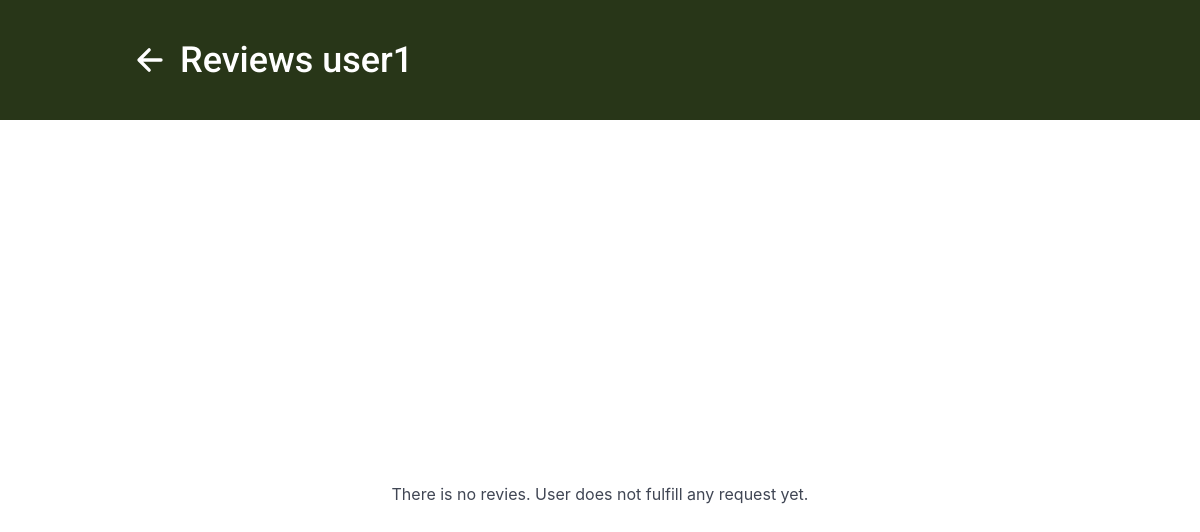
Before: /diyconn/reviews/5 with the older database file.
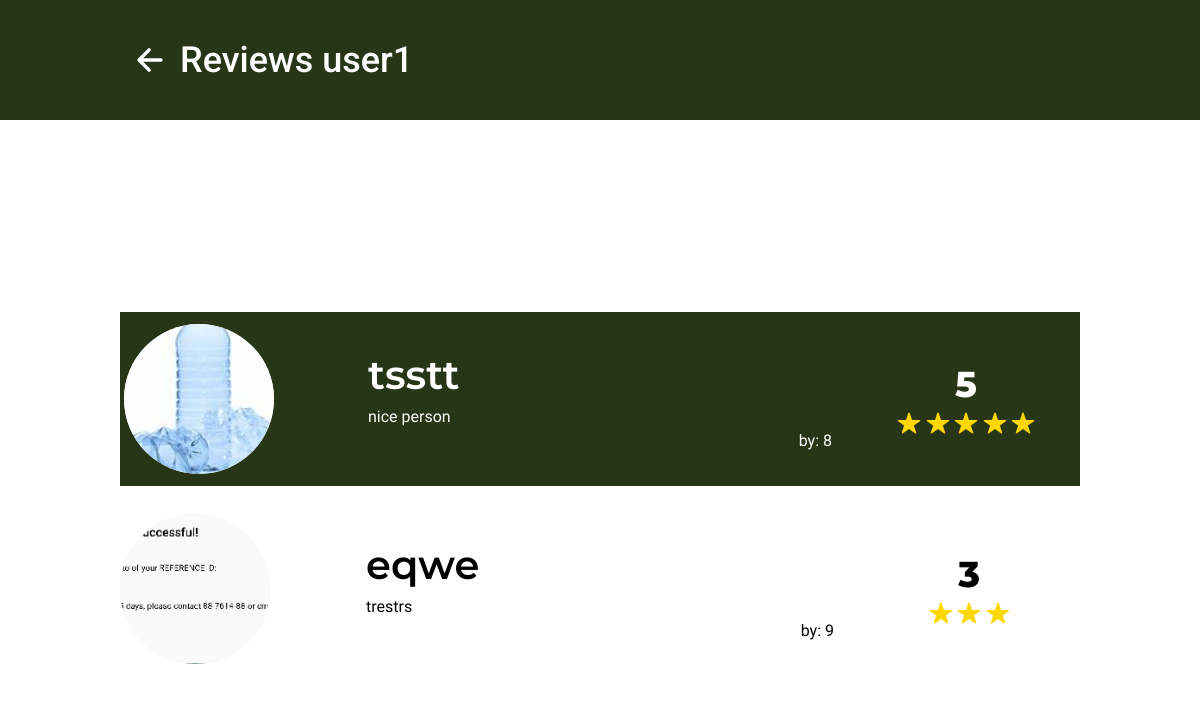
After: the same page with the newer database file.
### main/models.py (models this page shows, shortened)
class Review(models.Model):
    ID = models.AutoField(primary_key=True)
    post_title = models.TextField()
    USER_FULLFILL_REQUEST = models.ForeignKey(UserSites, on_delete=models.CASCADE, related_name='target_review_user')
    USER_RECIEVE_REQUEST= models.ForeignKey(UserSites, on_delete=models.CASCADE, related_name='fullfill_review_user')
    stars = models.IntegerField()
    comment = models.TextField()

class UserSites(AbstractBaseUser,PermissionsMixin,BaseUserManager):
    ID = models.AutoField(primary_key=True)
    first_name = models.CharField(max_length=255)
    last_name = models.CharField(max_length=255)
    email = models.CharField(max_length=255)
    password = models.CharField(max_length=255)
    last_login = models.DateTimeField(auto_now=True)
    profile_picture = models.ImageField(upload_to=user_profile_pic_path)
    city_or_municipality = models.CharField(max_length=255)
    role = models.CharField(max_length=20, choices=UserSiteRole.choices, default=UserSiteRole.CONTRIBUTOR)
    username = models.CharField(max_length=255)
    date_created = models.DateTimeField(auto_now_add=True)
    bio = models.CharField(max_length=250, null=True, blank=True)
    subdivision = models.CharField(max_length=50)
    is_active = models.BooleanField(default=True)  # Indicates whether the user can log in
    is_staff = models.BooleanField(default=False)  # Determines if the user can access the admin site
    is_superuser = models.BooleanField(default=False)  # If True, the user has all permissions
    groups = models.ManyToManyField(
        'auth.Group',
        related_name='user_sites',  # Custom related_name to avoid the clash
        blank=True
    )
    user_permissions = models.ManyToManyField(
        'auth.Permission',
        related_name='user_sites_permissions',  # Custom related_name to avoid clash
        blank=True
    )
    objects = UserSiteManager()
    USERNAME_FIELD = 'username'
    REQUIRED_FIELDS = ['email']

### main/views.py (the view)
# urls.py: path('diyconn/reviews/<int:user_id>', views.reviews,  name="reviews"),
def reviews(request, user_id):
    context ={}
    get_user = UserSites.objects.get(ID = user_id)
    get_reviews_user = Review.objects.filter(USER_FULLFILL_REQUEST = get_user)
    print(get_reviews_user)
    context ={
    "user": get_user,
    "reviews": get_reviews_user
    }
    print("this is for review")
    return render(request,'main/subpages/reviews/review.html', context)

### main/templatetags/custom_filters.py (called while the page is built)
@register.filter
def times(number):
    return range(number)

### main/templates/main/subpages/reviews/review.html (shortened to what this page needs)
{% extends '../subpages_base.html' %} {% load custom_filters %}
    {% block content %}
    <div class="container">
      {% if reviews  %}
      {% for review in reviews %}
      <div class="get_bkg_element">
        <div class="columns is-vcentered is-mobile my-4">
          <div class="column has-text-centered">
            <figure class="sty_profile_section">
              <img
                class=""
                src="{{ review.USER_RECIEVE_REQUEST.profile_picture.url }}"
              />
            </figure>
          </div>
          <div class="column is-6">
            <h1 class="sty-sect-opt sty-fm-montserrat sty-header-title">
              {{ review.post_title }}
            </h1>
            <h1 class="sty-fm-hind">{{ review.comment }}</h1>
            <h1 class="has-text-right sty-fm-hind">
              by: {{ review.USER_RECIEVE_REQUEST.username }}
            </h1>
          </div>
          <div class="column is-3">
            <div class="has-text-centered">
              <h1 class="sty-score-txt sty-fm-montserrat">
                {{ review.stars }}
              </h1>
              {% for i in review.stars|times %}
              <ion-icon name="star" class="sty-stars"></ion-icon>
              {% endfor %}
            </div>
          </div>
        </div>
      </div>
      {% endfor %}
      {% else %}
      <h1 class="has-text-centered">
        There is no revies. User does not fulfill any request yet.
      </h1>
      {% endif %}
    </div>
    {% endblock content %}

### main/templates/main/subpages/subpages_base.html (shortened to what this page needs)
<!DOCTYPE html>
<html lang="en">
  <head>
  </head>
  <link
    rel="stylesheet"
    href="https://cdn.jsdelivr.net/npm/bulma@1.0.2/css/bulma.min.css"
  />
  <body>
    {% include './misc/navbar_sub.html' %}
    <section class="hero is-fullheight-with-navbar">
      <div class="hero-body">
        <div class="inherit_width">
          {% block content %}{% endblock content %}
        </div>
      </div>
    </section>
  </body>
</html>

### main/templates/main/subpages/misc/navbar_sub.html (shortened to what this page needs)
<nav class="navbar sty-nav-fix sty-navbar-desktop">
  <div class="container">
    <div id="navMenu" class="navbar-menu">
      <div class="navbar-start">
        <a id="usr_all_bck_opt_ref" class="navbar-item sty-bk-font-size">
          <ion-icon name="arrow-back-outline"></ion-icon>
          <div id="usr_all_bck_opt_label">test</div>
        </a>
      </div>
      <div class="navbar-end">
        <div class="navbar-item">
        </div>
      </div>
    </div>
  </div>
</nav>

Changed rows visible on the page:
added Review: USER_RECIEVE_REQUEST.profile_picture (picture), post_title "tsstt", comment "nice person", USER_RECIEVE_REQUEST.username "8", stars "5"
added Review: USER_RECIEVE_REQUEST.profile_picture (picture), post_title "eqwe", comment "trestrs", USER_RECIEVE_REQUEST.username "9", stars "3"
Other visible differences:
text no longer shown: "There is no revies. User does not fulfill any request yet."
